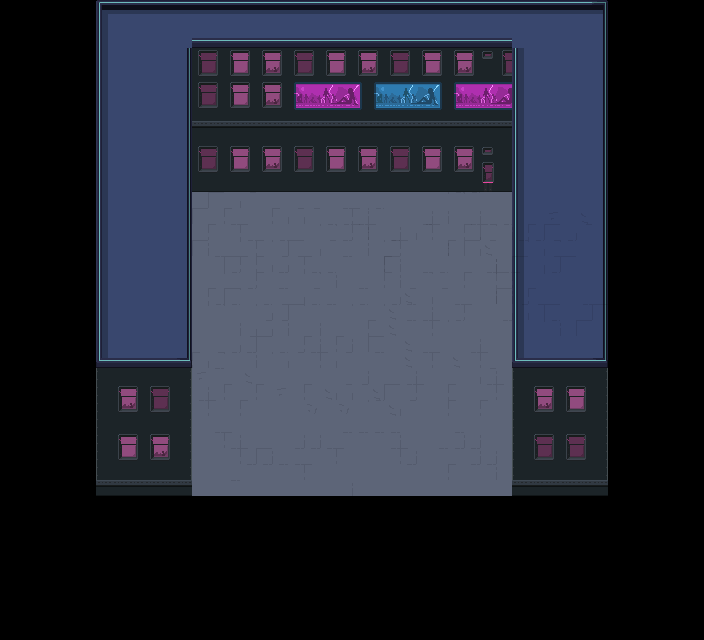

A level layout from a 2D game, rendered from its tile map. Below: a short description, then the map file with tile-grid data replaced by summaries:
An orthogonal 44x40 tile map with 16x16 px tiles, 11 tile layers (Suelo, Rotos de suelo, Aire, Paredes, ...) and 2 objects (Start, Boss).

<map version="1.0" tiledversion="1.0.3" orientation="orthogonal" renderorder="right-down" width="44" height="40" tilewidth="16" tileheight="16" nextobjectid="41">
 <tileset firstgid="1" source="../../tileset/city.tsx" />
 <layer name="Suelo" width="44" height="40">
  <data>[1760 cells, 700 non-empty, 8 distinct tile ids]</data>
 </layer>
 <layer name="Rotos de suelo" width="44" height="40">
  <data>[1760 cells, 329 non-empty, 16 distinct tile ids]</data>
 </layer>
 <layer name="Aire" width="44" height="40">
  <data>[1760 cells, 175 non-empty, 1 distinct tile ids]</data>
 </layer>
 <layer name="Paredes" width="44" height="40">
  <data>[1760 cells, 612 non-empty, 13 distinct tile ids]</data>
 </layer>
 <layer name="Sombras" width="44" height="40">
  <data>[1760 cells, 0 non-empty, 0 distinct tile ids]</data>
 </layer>
 <layer name="Puertas" width="44" height="40">
  <data>[1760 cells, 0 non-empty, 0 distinct tile ids]</data>
 </layer>
 <layer name="Ventanas" width="44" height="40">
  <data>[1760 cells, 329 non-empty, 45 distinct tile ids]</data>
 </layer>
 <layer name="Decoracion de edificio" width="44" height="40">
  <data>[1760 cells, 0 non-empty, 0 distinct tile ids]</data>
 </layer>
 <layer name="Cosas de encima" width="44" height="40">
  <data>[1760 cells, 20 non-empty, 1 distinct tile ids]</data>
 </layer>
 <layer name="Techo" width="44" height="40">
  <data>[1760 cells, 0 non-empty, 0 distinct tile ids]</data>
 </layer>
 <layer name="Carteles" width="44" height="40">
  <data>[1760 cells, 6 non-empty, 6 distinct tile ids]</data>
 </layer>
 <objectgroup name="Puertas" />
 <objectgroup name="Entradas" />
 <objectgroup name="Spawners" offsetx="16" offsety="24" />
 <objectgroup name="Inicio" offsetx="17" offsety="56">
  <object id="36" name="Start" gid="255" x="326" y="389" width="16" height="16" />
  <object id="37" name="Boss" gid="255" x="325" y="288" width="16" height="16" />
 </objectgroup>
 <objectgroup name="Animados" />
</map>
